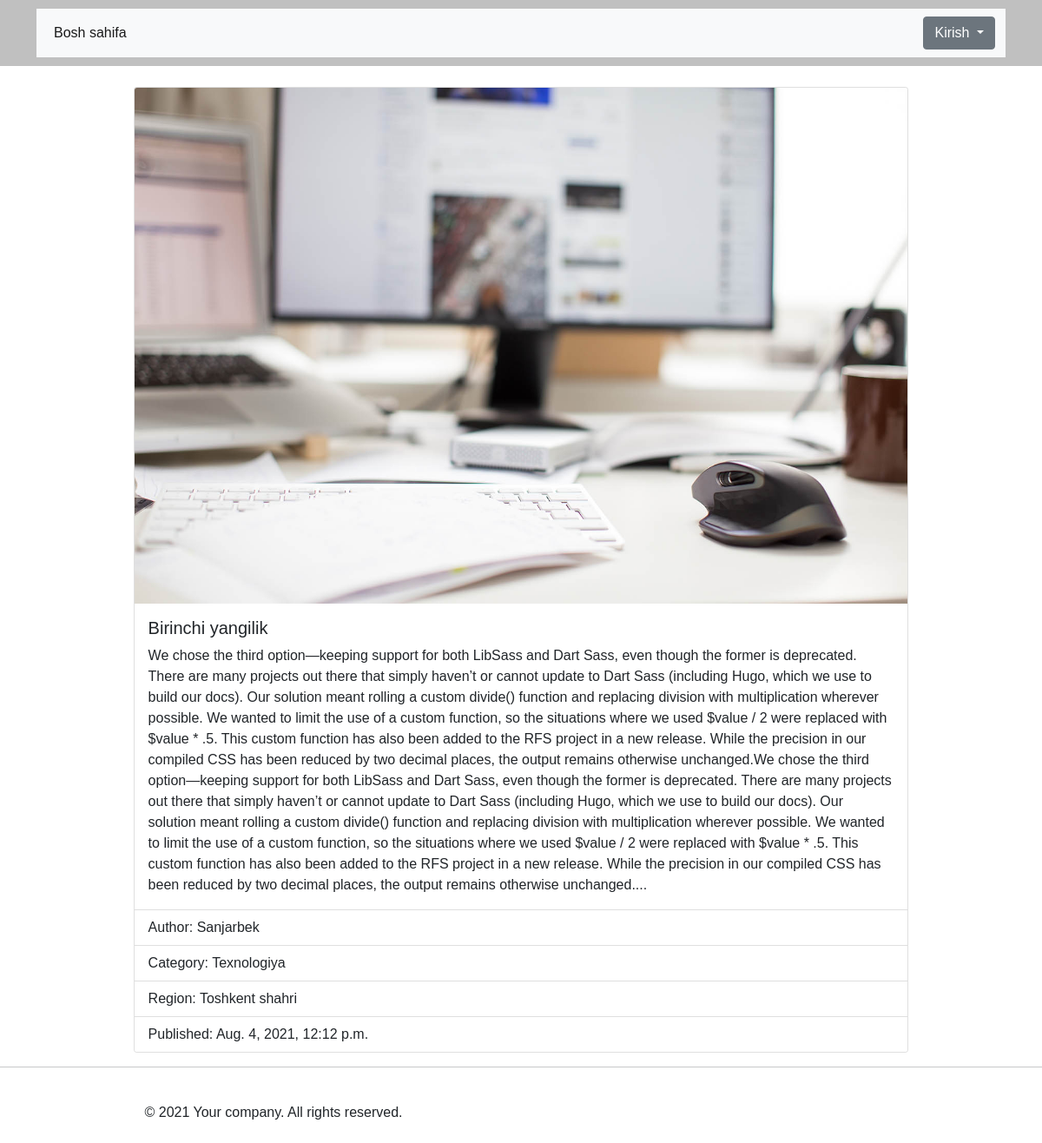
Screenshot of /detail/3/ with the database file from the repository.
### blog/models.py (models this page shows, shortened)
class Post(models.Model):
    regions = Const.regions
    categories = Const.categories
    title = models.CharField(max_length=200)
    body = models.TextField()
    image = models.ImageField(upload_to='images/')
    category = models.CharField(
        max_length=35,
        choices=categories,
        default='4',
    )
    region = models.CharField(
        max_length=35,
        choices=regions,
        default='14'
    )
    author = models.ForeignKey(
        get_user_model(),
        on_delete=models.CASCADE,
    )
    published = models.DateTimeField(auto_now_add=True)
    def get_region(self):
        return dict(Post.regions)[self.region]
    def get_category(self):
        return dict(Post.categories)[self.category]

### accounts/models.py (models this page shows, shortened)
class CustomUser(AbstractUser):
    regions = [
        ('1', 'Andijon viloyati'),
        ('2', 'Buxoro viloyati'),
        ('3', 'Farg\'ona viloyati'),
        ('4', 'Jizzax viloyati'),
        ('5', 'Xorazm viloyati'),
        ('6', 'Namangan viloyati'),
        ('7', 'Navoiy viloyati'),
        ('8', 'Qashqadaryo'),
        ('9', 'Qoraqalpog\'iston Respublikasi'),
        ('10', 'Samarqand viloyati'),
        ('11', 'Sirdaryo viloyati'),
        ('12', 'Surxondaryo'),
        ('13', 'Toshkent viloyati'),
        ('14', 'Toshkent shahri')
    ]
    email = models.EmailField(blank=True, unique=True)
    mobile = models.CharField(max_length=15, default='+998', unique=True)
    region = models.CharField(
        max_length=35,
        choices=regions,
        default='14'
    )

### blog/views.py (the view)
# urls.py: path('detail/<int:pk>/', BlogDetailView.as_view(), name='detail'),
class BlogDetailView(DetailView):
    model = Post
    template_name = 'detail.html'

### templates/detail.html (shortened to what this page needs)
{% extends 'base.html' %}
{% block content %}
<div class="card" style="width: 80%; margin:auto;">
	<img src="{{ post.image.url }}" class="card-img-top" alt="{{ post.title }}">
	<div class="card-body">
		<h5 class="card-title">{{ post.title }}</h5>
		<p class="card-text">{{ post.body }}...</p>
	</div>
	<ul class="list-group list-group-flush">
		<li class="list-group-item">Author: {{ post.author.first_name }}</li>
		<li class="list-group-item">Category: {{ post.get_category }}</li>
		<li class="list-group-item">Region: {{ post.get_region }}</li>
		<li class="list-group-item">Published: {{ post.published }}</li>
	</ul>
</div>
{% endblock content %}

### static/base.css (style rules this page uses)
body { font-family: sans-serif; padding: 0; margin: 0; }
li { list-style: none; }

### rows the page displays
Post: image (picture), title "Birinchi yangilik", body "We chose the third option—keeping support for both LibSass and Dart Sass, even though the former is deprecated. There are many projects out there that simply haven’t or cannot update to Dart Sass (including Hugo, which we use to build our docs). Our solution meant rolling a custom divide() function and replacing division with multiplication wherever possible. We wanted to limit the use of a custom function, so the situations where we used $value / 2 were replaced with $value * .5. This custom function has also been added to the RFS project in a new release. While the precision in our compiled CSS has been reduced by two decimal places, the output remains otherwise unchanged.We chose the…", author.first_name "Sanjarbek", get_category "Texnologiya", get_region "Toshkent shahri", published "Aug. 4, 2021, 12:12 p.m."
